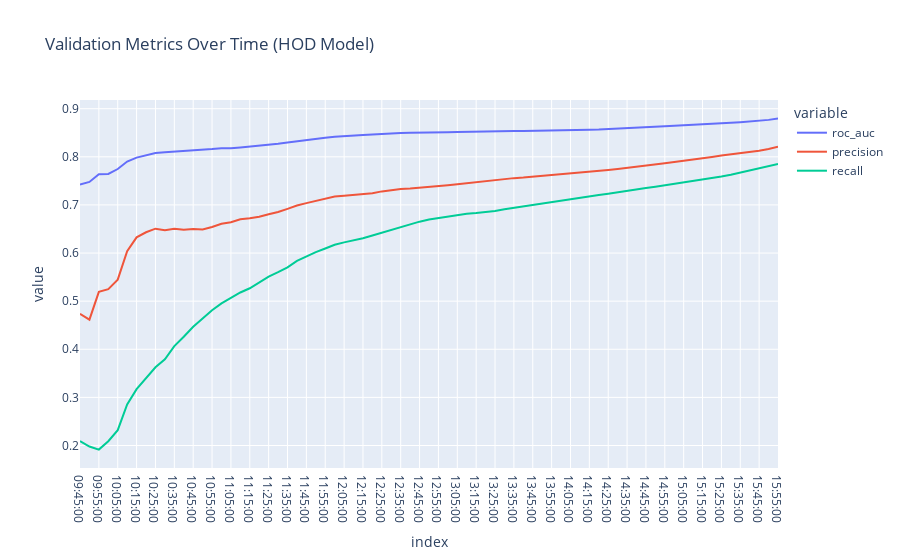

Here is the notebook cell this chart was saved with:
### Code cell
import datetime
import plotly.express as px


time_range = [datetime.time(hour, minute) for hour in range(9, 16) for minute in range(0, 60, 5)]
time_range = [x for x in time_range if x >= datetime.time(9,45)]
df_val = pd.DataFrame()
for t in time_range:
    X_val = X_test.loc[X_test['time'] <= t].copy()
    y_val = y_test.loc[X_val.index, 'hod_in'].copy()

    y_pred_val = pipeline.predict_proba(X_val)[:,-1]

    df_val.loc[t, [
        'roc_auc',
        'precision',
        'recall'
    ]] =  roc_auc_score(y_val, y_pred_val), precision_score(y_val, y_pred_val > 0.5), recall_score(y_val, y_pred_val > 0.5)


fig = px.line(df_val, title='Validation Metrics Over Time (HOD Model)')
fig.show()
